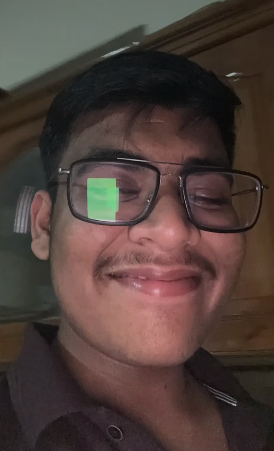
#> input picture Images to be processed/Opera Snapshot_2024-04-26_125220_www.instagram.com.png, 274 x 451 px; its folder holds 2 pictures in this run
$ python Main.py
#> lines starting #> are read from the running program, lines starting #| are printed output that depends on the picture
from PIL import Image, ImageEnhance, ImageFilter
import os

# To get the current working directory.
cwd = os.getcwd()
print(f"This is the cwd;- {cwd}")

# To tell it the directory containing the images.
img_dir = os.path.join(cwd, "Images to be processed")
print(f"This is the img_dir;- {img_dir}")
output = os.path.join(img_dir, "Processed")
# The os.path.join is basically used to join two paths together.

image_files = [b for b in os.listdir(img_dir) if b.endswith((".jpg", ".png", ".jpeg"))]
# What we did here was create a list of all the images in the folder of the respective format. Since we first saved all these photos as b, we'll have to use the same variable so as to add them as the element in the list. os.listdir() is used to show all the elements in the said directory.


for image in image_files:
    x = os.path.join(img_dir, image)
    with Image.open(x) as img:

        # Convert to grayscale
#> img is the input picture: PIL image 274x451 RGBA; mean R, G, B, A 79.3, 63.5, 58.5, 255
        grayscale_img = img.convert("L")
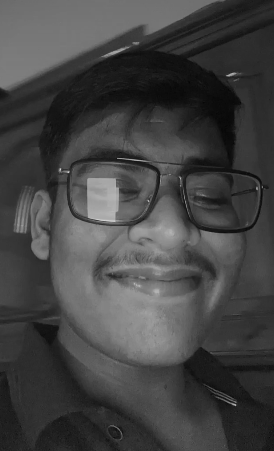
#> grayscale_img: PIL image 274x451 L; min 5, max 211, mean 67.6
        grayscale_img.save(os.path.join(output, f"Processed_{image}"))

        # # Apply Gaussian blur
        # blurred_img = grayscale_img.filter(ImageFilter.GaussianBlur(radius=3))

        # # Increase sharpen
        # sharpen_img = ImageEnhance.Sharpness(img).enhance(10)
        # sharpen_img.save("sharpened.jpg")

        # # Save the processed image
        # grayscale_img.save("wall_processed.jpg")

        # # Resize the image to 500x500 pixels
        # resized_img = grayscale_img.resize((500, 500))

        # # Save the resized image
        # resized_img.save("wall_resized.jpg")

        # Rotate the image 90 degrees clockwise
        # rotated_img = grayscale_img.rotate(90)

        # Save the rotated image
        # rotated_img.save("wall_rotated.jpg")
